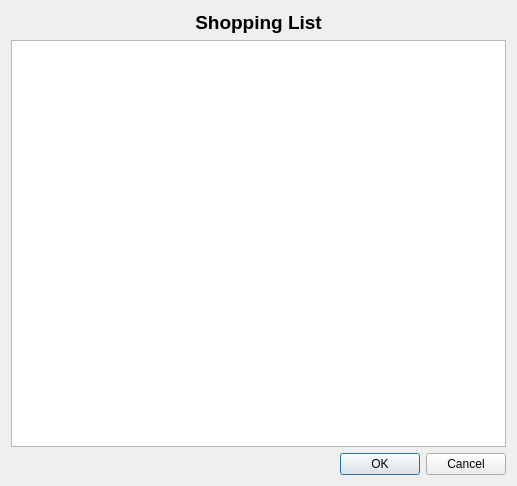
<?xml version="1.0" encoding="UTF-8"?>
<ui version="4.0">
 <class>ShoppingListView</class>
 <widget class="QDialog" name="ShoppingListView">
  <property name="geometry">
   <rect>
    <x>0</x>
    <y>0</y>
    <width>517</width>
    <height>486</height>
   </rect>
  </property>
  <property name="windowTitle">
   <string>Dialog</string>
  </property>
  <layout class="QGridLayout" name="gridLayout">
   <item row="1" column="0">
    <widget class="QListWidget" name="listIngredients"/>
   </item>
   <item row="2" column="0">
    <widget class="QDialogButtonBox" name="buttonBox">
     <property name="orientation">
      <enum>Qt::Horizontal</enum>
     </property>
     <property name="standardButtons">
      <set>QDialogButtonBox::Cancel|QDialogButtonBox::Ok</set>
     </property>
    </widget>
   </item>
   <item row="0" column="0">
    <widget class="QLabel" name="label">
     <property name="text">
      <string>&lt;html&gt;&lt;head/&gt;&lt;body&gt;&lt;p align=&quot;center&quot;&gt;&lt;span style=&quot; font-size:14pt; font-weight:600;&quot;&gt;Shopping List&lt;/span&gt;&lt;/p&gt;&lt;/body&gt;&lt;/html&gt;</string>
     </property>
    </widget>
   </item>
  </layout>
 </widget>
 <resources/>
 <connections>
  <connection>
   <sender>buttonBox</sender>
   <signal>accepted()</signal>
   <receiver>ShoppingListView</receiver>
   <slot>accept()</slot>
   <hints>
    <hint type="sourcelabel">
     <x>248</x>
     <y>254</y>
    </hint>
    <hint type="destinationlabel">
     <x>157</x>
     <y>274</y>
    </hint>
   </hints>
  </connection>
  <connection>
   <sender>buttonBox</sender>
   <signal>rejected()</signal>
   <receiver>ShoppingListView</receiver>
   <slot>reject()</slot>
   <hints>
    <hint type="sourcelabel">
     <x>316</x>
     <y>260</y>
    </hint>
    <hint type="destinationlabel">
     <x>286</x>
     <y>274</y>
    </hint>
   </hints>
  </connection>
 </connections>
</ui>
